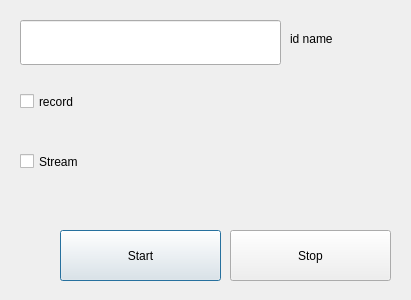
<?xml version="1.0" encoding="UTF-8"?>
<ui version="4.0">
 <class>LSLProperties</class>
 <widget class="QDialog" name="LSLProperties">
  <property name="geometry">
   <rect>
    <x>0</x>
    <y>0</y>
    <width>411</width>
    <height>300</height>
   </rect>
  </property>
  <property name="windowTitle">
   <string>MainWindow</string>
  </property>
  <widget class="QWidget" name="centralWidget">
   <widget class="QLineEdit" name="lineEdit">
    <property name="geometry">
     <rect>
      <x>20</x>
      <y>20</y>
      <width>261</width>
      <height>45</height>
     </rect>
    </property>
   </widget>
   <widget class="QCheckBox" name="checkBoxRecord">
    <property name="geometry">
     <rect>
      <x>20</x>
      <y>80</y>
      <width>170</width>
      <height>43</height>
     </rect>
    </property>
    <property name="text">
     <string>record</string>
    </property>
   </widget>
   <widget class="QCheckBox" name="checkBoxStream">
    <property name="geometry">
     <rect>
      <x>20</x>
      <y>140</y>
      <width>170</width>
      <height>43</height>
     </rect>
    </property>
    <property name="text">
     <string>Stream</string>
    </property>
   </widget>
   <widget class="QPushButton" name="pushButtonStart">
    <property name="geometry">
     <rect>
      <x>60</x>
      <y>230</y>
      <width>161</width>
      <height>51</height>
     </rect>
    </property>
    <property name="text">
     <string>Start</string>
    </property>
   </widget>
   <widget class="QPushButton" name="pushButtonStop">
    <property name="geometry">
     <rect>
      <x>230</x>
      <y>230</y>
      <width>161</width>
      <height>51</height>
     </rect>
    </property>
    <property name="text">
     <string>Stop</string>
    </property>
   </widget>
   <widget class="QLabel" name="label">
    <property name="geometry">
     <rect>
      <x>290</x>
      <y>20</y>
      <width>123</width>
      <height>37</height>
     </rect>
    </property>
    <property name="text">
     <string>id name</string>
    </property>
   </widget>
  </widget>
 </widget>
 <layoutdefault spacing="6" margin="11"/>
 <resources/>
 <connections/>
</ui>
